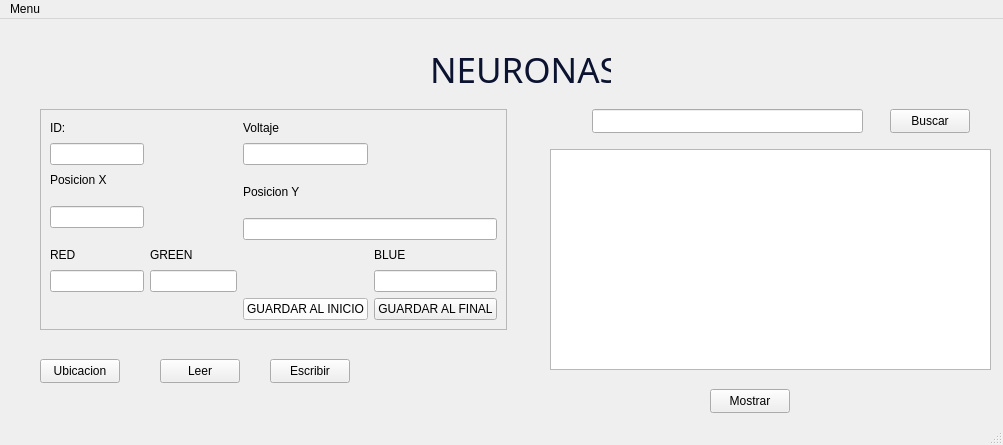
<?xml version="1.0" encoding="UTF-8"?>
<ui version="4.0">
 <class>MainWindow</class>
 <widget class="QMainWindow" name="MainWindow">
  <property name="geometry">
   <rect>
    <x>0</x>
    <y>0</y>
    <width>1003</width>
    <height>445</height>
   </rect>
  </property>
  <property name="windowTitle">
   <string>MainWindow</string>
  </property>
  <widget class="QWidget" name="centralwidget">
   <widget class="QFrame" name="frame">
    <property name="geometry">
     <rect>
      <x>40</x>
      <y>90</y>
      <width>467</width>
      <height>221</height>
     </rect>
    </property>
    <property name="frameShape">
     <enum>QFrame::StyledPanel</enum>
    </property>
    <property name="frameShadow">
     <enum>QFrame::Raised</enum>
    </property>
    <layout class="QGridLayout" name="gridLayout">
     <item row="4" column="3" colspan="2">
      <widget class="QLineEdit" name="txtPosY"/>
     </item>
     <item row="2" column="0">
      <widget class="QLabel" name="label_2">
       <property name="styleSheet">
        <string notr="true">color: rgb(0, 0, 0);</string>
       </property>
       <property name="text">
        <string>Posicion X</string>
       </property>
      </widget>
     </item>
     <item row="1" column="3">
      <widget class="QLineEdit" name="txtVoltaje"/>
     </item>
     <item row="1" column="0">
      <widget class="QLineEdit" name="txtId"/>
     </item>
     <item row="7" column="3">
      <widget class="QPushButton" name="btnGuardar">
       <property name="styleSheet">
        <string notr="true">background-color: rgb(255, 255, 255);
color: rgb(0, 0, 0);</string>
       </property>
       <property name="text">
        <string>GUARDAR AL INICIO</string>
       </property>
      </widget>
     </item>
     <item row="6" column="4">
      <widget class="QLineEdit" name="txtBlue"/>
     </item>
     <item row="3" column="0" rowspan="2">
      <widget class="QLineEdit" name="txtPosX"/>
     </item>
     <item row="6" column="1" colspan="2">
      <widget class="QLineEdit" name="txtGreen"/>
     </item>
     <item row="7" column="4">
      <widget class="QPushButton" name="btnGuardarFinal">
       <property name="text">
        <string>GUARDAR AL FINAL</string>
       </property>
      </widget>
     </item>
     <item row="0" column="3">
      <widget class="QLabel" name="label_5">
       <property name="styleSheet">
        <string notr="true">color: rgb(0, 0, 0);</string>
       </property>
       <property name="text">
        <string>Voltaje</string>
       </property>
      </widget>
     </item>
     <item row="5" column="0">
      <widget class="QLabel" name="label_3">
       <property name="styleSheet">
        <string notr="true">color: rgb(0, 0, 0);</string>
       </property>
       <property name="text">
        <string>RED</string>
       </property>
      </widget>
     </item>
     <item row="0" column="0">
      <widget class="QLabel" name="label">
       <property name="styleSheet">
        <string notr="true">color: rgb(0, 0, 0);</string>
       </property>
       <property name="text">
        <string>ID:</string>
       </property>
      </widget>
     </item>
     <item row="5" column="4">
      <widget class="QLabel" name="label_7">
       <property name="styleSheet">
        <string notr="true">color: rgb(0, 0, 0);</string>
       </property>
       <property name="text">
        <string>BLUE</string>
       </property>
      </widget>
     </item>
     <item row="6" column="0">
      <widget class="QLineEdit" name="txtRed"/>
     </item>
     <item row="5" column="1">
      <widget class="QLabel" name="label_4">
       <property name="styleSheet">
        <string notr="true">color: rgb(0, 0, 0);</string>
       </property>
       <property name="text">
        <string>GREEN</string>
       </property>
      </widget>
     </item>
     <item row="2" column="3" rowspan="2" colspan="2">
      <widget class="QLabel" name="label_6">
       <property name="styleSheet">
        <string notr="true">color: rgb(0, 0, 0);</string>
       </property>
       <property name="text">
        <string>Posicion Y</string>
       </property>
      </widget>
     </item>
    </layout>
   </widget>
   <widget class="QLabel" name="label_8">
    <property name="enabled">
     <bool>false</bool>
    </property>
    <property name="geometry">
     <rect>
      <x>430</x>
      <y>10</y>
      <width>181</width>
      <height>81</height>
     </rect>
    </property>
    <property name="font">
     <font>
      <family>Gill Sans Ultra Bold Condensed</family>
      <pointsize>26</pointsize>
     </font>
    </property>
    <property name="layoutDirection">
     <enum>Qt::LeftToRight</enum>
    </property>
    <property name="styleSheet">
     <string notr="true">color: rgb(11, 19, 48);</string>
    </property>
    <property name="text">
     <string>NEURONAS</string>
    </property>
   </widget>
   <widget class="QPushButton" name="btnMostrar">
    <property name="geometry">
     <rect>
      <x>710</x>
      <y>370</y>
      <width>80</width>
      <height>24</height>
     </rect>
    </property>
    <property name="text">
     <string>Mostrar</string>
    </property>
   </widget>
   <widget class="QPushButton" name="btnUbicacion">
    <property name="geometry">
     <rect>
      <x>40</x>
      <y>340</y>
      <width>80</width>
      <height>24</height>
     </rect>
    </property>
    <property name="text">
     <string>Ubicacion</string>
    </property>
   </widget>
   <widget class="QPushButton" name="btnLeer">
    <property name="geometry">
     <rect>
      <x>160</x>
      <y>340</y>
      <width>80</width>
      <height>24</height>
     </rect>
    </property>
    <property name="text">
     <string>Leer</string>
    </property>
   </widget>
   <widget class="QPushButton" name="btnEscribir">
    <property name="geometry">
     <rect>
      <x>270</x>
      <y>340</y>
      <width>80</width>
      <height>24</height>
     </rect>
    </property>
    <property name="text">
     <string>Escribir</string>
    </property>
   </widget>
   <widget class="QTableWidget" name="tableWidget">
    <property name="geometry">
     <rect>
      <x>550</x>
      <y>130</y>
      <width>441</width>
      <height>221</height>
     </rect>
    </property>
   </widget>
   <widget class="QPushButton" name="buscarbtn">
    <property name="geometry">
     <rect>
      <x>890</x>
      <y>90</y>
      <width>80</width>
      <height>24</height>
     </rect>
    </property>
    <property name="text">
     <string>Buscar</string>
    </property>
   </widget>
   <widget class="QLineEdit" name="lineEdit">
    <property name="geometry">
     <rect>
      <x>592</x>
      <y>90</y>
      <width>271</width>
      <height>24</height>
     </rect>
    </property>
   </widget>
  </widget>
  <widget class="QMenuBar" name="menubar">
   <property name="geometry">
    <rect>
     <x>0</x>
     <y>0</y>
     <width>1003</width>
     <height>21</height>
    </rect>
   </property>
   <widget class="QMenu" name="menuMenu">
    <property name="title">
     <string>Menu</string>
    </property>
    <addaction name="separator"/>
    <addaction name="actionOpen"/>
    <addaction name="actionguardar"/>
   </widget>
   <addaction name="menuMenu"/>
  </widget>
  <widget class="QStatusBar" name="statusbar"/>
  <action name="actionOpen">
   <property name="text">
    <string>open</string>
   </property>
  </action>
  <action name="actionClose">
   <property name="text">
    <string>Close</string>
   </property>
  </action>
  <action name="actionguardar">
   <property name="text">
    <string>guardar</string>
   </property>
  </action>
 </widget>
 <resources/>
 <connections/>
</ui>
